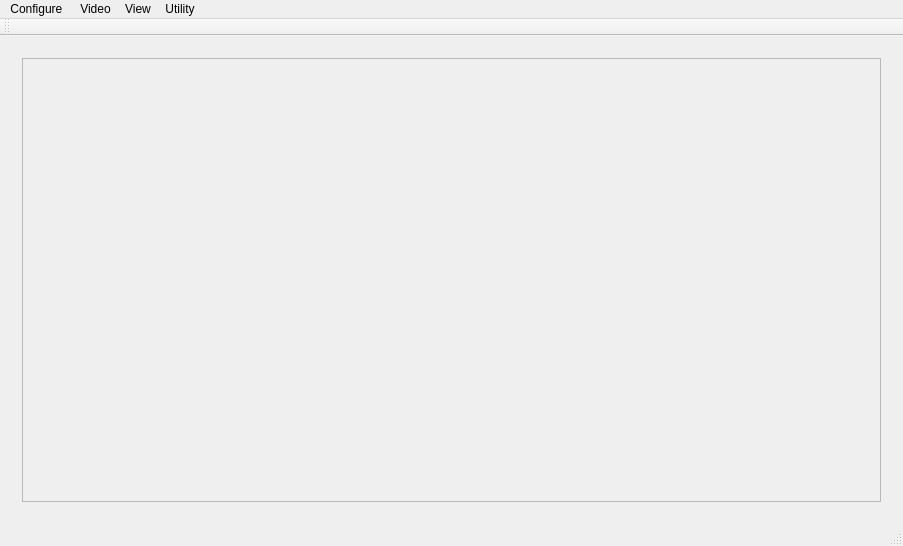
<?xml version="1.0" encoding="UTF-8"?>
<ui version="4.0">
 <class>MainWindow</class>
 <widget class="QMainWindow" name="MainWindow">
  <property name="geometry">
   <rect>
    <x>0</x>
    <y>0</y>
    <width>903</width>
    <height>546</height>
   </rect>
  </property>
  <property name="windowTitle">
   <string>WD Rov GUI</string>
  </property>
  <widget class="QWidget" name="centralWidget">
   <layout class="QGridLayout" name="gridLayout">
    <item row="0" column="0">
     <widget class="QStackedWidget" name="stackedWidget">
      <property name="currentIndex">
       <number>0</number>
      </property>
      <widget class="QWidget" name="page">
       <layout class="QGridLayout" name="gridLayout_2">
        <item row="0" column="0">
         <widget class="QScrollArea" name="scrollAreaVideoStream">
          <property name="widgetResizable">
           <bool>true</bool>
          </property>
          <widget class="QWidget" name="scrollAreaWidgetContents">
           <property name="geometry">
            <rect>
             <x>0</x>
             <y>0</y>
             <width>865</width>
             <height>455</height>
            </rect>
           </property>
          </widget>
         </widget>
        </item>
       </layout>
      </widget>
      <widget class="QWidget" name="Compass">
       <layout class="QGridLayout" name="gridLayout_3">
        <item row="0" column="0">
         <widget class="QScrollArea" name="scrollAreaCompass">
          <property name="widgetResizable">
           <bool>true</bool>
          </property>
          <widget class="QWidget" name="scrollAreaWidgetContents_2">
           <property name="geometry">
            <rect>
             <x>0</x>
             <y>0</y>
             <width>98</width>
             <height>28</height>
            </rect>
           </property>
          </widget>
         </widget>
        </item>
       </layout>
      </widget>
      <widget class="QWidget" name="Attitude">
       <layout class="QGridLayout" name="gridLayout_4">
        <item row="0" column="0">
         <widget class="QScrollArea" name="scrollAreaAttitude">
          <property name="widgetResizable">
           <bool>true</bool>
          </property>
          <widget class="QWidget" name="scrollAreaWidgetContents_3">
           <property name="geometry">
            <rect>
             <x>0</x>
             <y>0</y>
             <width>98</width>
             <height>28</height>
            </rect>
           </property>
          </widget>
         </widget>
        </item>
       </layout>
      </widget>
     </widget>
    </item>
   </layout>
  </widget>
  <widget class="QMenuBar" name="menuBar">
   <property name="geometry">
    <rect>
     <x>0</x>
     <y>0</y>
     <width>903</width>
     <height>21</height>
    </rect>
   </property>
   <widget class="QMenu" name="menuConfigure">
    <property name="title">
     <string>Configure </string>
    </property>
    <widget class="QMenu" name="menuServer_Options">
     <property name="title">
      <string>Server Options</string>
     </property>
     <addaction name="actionConnection"/>
     <addaction name="actionSensor_Setup"/>
     <addaction name="actionConnect_To_Server"/>
    </widget>
    <addaction name="menuServer_Options"/>
   </widget>
   <widget class="QMenu" name="menuVideo">
    <property name="title">
     <string>Video</string>
    </property>
    <widget class="QMenu" name="menuOverlay">
     <property name="title">
      <string>Overlay</string>
     </property>
     <addaction name="actionFont_Color"/>
     <addaction name="actionFont_Size"/>
    </widget>
    <addaction name="menuOverlay"/>
   </widget>
   <widget class="QMenu" name="menuView">
    <property name="title">
     <string>View</string>
    </property>
    <widget class="QMenu" name="menuMode">
     <property name="title">
      <string>Mode</string>
     </property>
     <addaction name="actionDay_Mode"/>
     <addaction name="actionNight_Mode"/>
    </widget>
    <addaction name="actionVideo_Stream"/>
    <addaction name="actionAttitude_Indicator"/>
    <addaction name="actionCompass"/>
    <addaction name="menuMode"/>
   </widget>
   <widget class="QMenu" name="menuUtility">
    <property name="title">
     <string>Utility</string>
    </property>
    <addaction name="actionPlot"/>
   </widget>
   <addaction name="menuConfigure"/>
   <addaction name="menuVideo"/>
   <addaction name="menuView"/>
   <addaction name="menuUtility"/>
  </widget>
  <widget class="QToolBar" name="mainToolBar">
   <attribute name="toolBarArea">
    <enum>TopToolBarArea</enum>
   </attribute>
   <attribute name="toolBarBreak">
    <bool>false</bool>
   </attribute>
  </widget>
  <widget class="QStatusBar" name="statusBar"/>
  <action name="actionConnection">
   <property name="text">
    <string>Connection</string>
   </property>
  </action>
  <action name="actionSensor_Setup">
   <property name="text">
    <string>Sensor Setup</string>
   </property>
  </action>
  <action name="actionFont_Color">
   <property name="text">
    <string>Font Color</string>
   </property>
  </action>
  <action name="actionConnect_To_Server">
   <property name="text">
    <string>Connect To Server</string>
   </property>
  </action>
  <action name="actionVideo_Stream">
   <property name="text">
    <string>Video Stream</string>
   </property>
  </action>
  <action name="actionAttitude_Indicator">
   <property name="text">
    <string>Attitude Indicator</string>
   </property>
  </action>
  <action name="actionCompass">
   <property name="text">
    <string>Compass </string>
   </property>
  </action>
  <action name="actionFont_Size">
   <property name="text">
    <string>Font Size</string>
   </property>
  </action>
  <action name="actionDay_Mode">
   <property name="text">
    <string>Day Mode</string>
   </property>
  </action>
  <action name="actionNight_Mode">
   <property name="text">
    <string>Night Mode</string>
   </property>
  </action>
  <action name="actionPlot">
   <property name="text">
    <string>Sensor Plot</string>
   </property>
  </action>
 </widget>
 <layoutdefault spacing="6" margin="11"/>
 <resources/>
 <connections/>
</ui>
